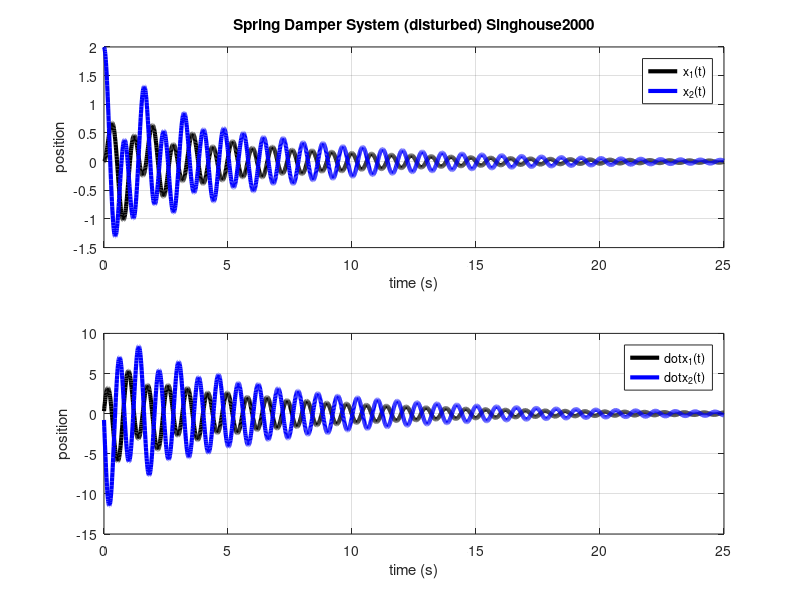

Write the MATLAB code that produced this figure.
clear all; clc;

%singhouse2000_system 2
m1 = 5; m2 = 2; k1 = 100; k2 = 78.96; b = 10;

A = [0 0 1 0; 0 0 0 1; -(k1+k2)/m1 k2/m1 -b/m1 0; k2/m2 -k2/m2 0 0];
B = [0; 0; 1/m1; 0];

x_0 = [0; 2; 0; 0];
x_i = x_0; %para plot do ponto inicial

h = 0.01;

k = 1;

tMax = 25;

nSamples = tMax/h;
t = zeros(1, round(nSamples));

u = 0;

while ( k <= nSamples)

   x_dot = A*x_0 + B*u;
   x = x_0 + h*x_dot;
   x_0 = x;
   x_1(k) = x(1);
   x_2(k) = x(2);
   x_3(k) = x(3);
   x_4(k) = x(4);
   k = k + 1;
   t(k) = t(k-1) + h;
end

subplot(2,1,1);
plot(t(1:end-1), x_1, 'k-', 'LineWidth', 3);
title('Spring Damper System (disturbed) Singhouse2000')
grid on;
xlabel('time (s)');
ylabel('position');
hold on;
plot(t(1:end-1), x_2, 'b-', 'LineWidth', 3);
legend ("x_1(t)", "x_2(t)");


subplot(2,1,2);
plot(t(1:end-1), x_3, 'k-', 'LineWidth', 3);
hold on;
plot(t(1:end-1), x_4, 'b-', 'LineWidth', 3);
grid on;
xlabel('time (s)');
ylabel('position');
legend ("\dot{x}_1(t)", "\dot{x}_2(t)");
